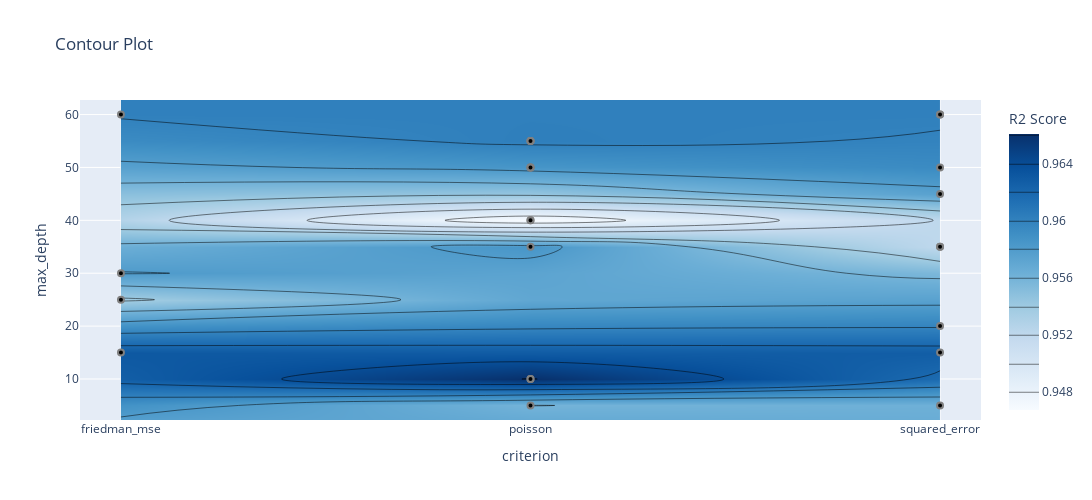
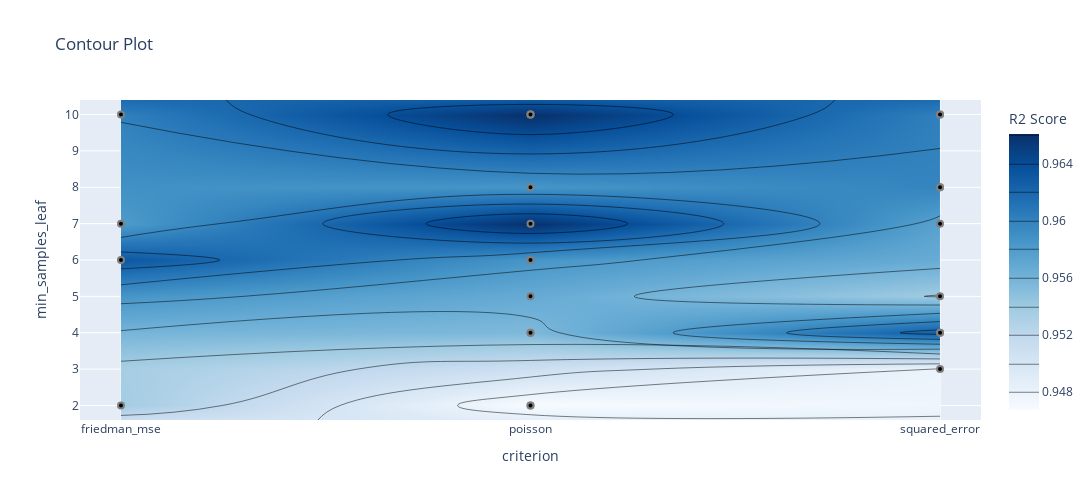
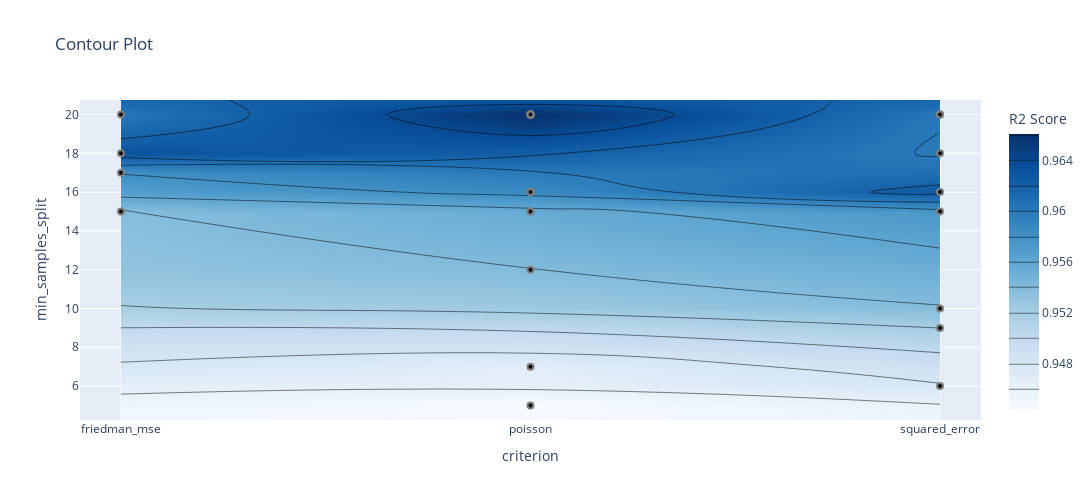
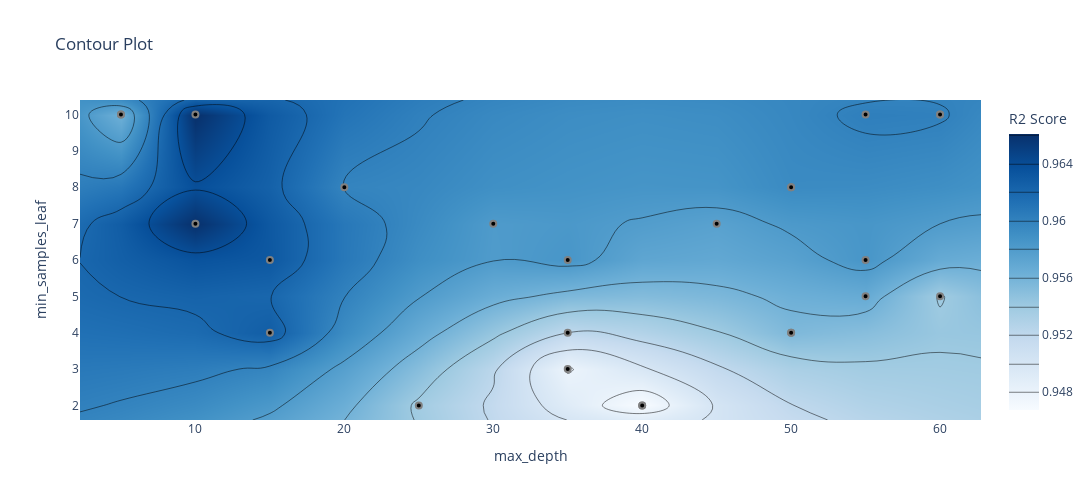

The code cell stored with these charts, in order, in its notebook:
### Markdown cell above
## Every Pair

### Code cell
for first, second in itertools.combinations(params, 2):
    fig = optuna.visualization.plot_contour(loaders["Optuna"].load_study(optuna_best_idx),
                                            params=[first, second], target_name="R2 Score")
    fig.update_layout(autosize=False, width=1500, height=500)
    fig.show()

### Figure 1 — Plotly figure (JSON) as saved in the notebook; plotly's stock layout.template omitted (floating-point values rounded to 4 significant figures)
{"data": [{"colorbar": {"title": {"text": "R2 Score"}}, "colorscale": [[0, "rgb(247,251,255)"], [0.125, "rgb(222,235,247)"], [0.25, "rgb(198,219,239)"], [0.375, "rgb(158,202,225)"], [0.5, "rgb(107,174,214)"], [0.625, "rgb(66,146,198)"], [0.75, "rgb(33,113,181)"], [0.875, "rgb(8,81,156)"], [1, "rgb(8,48,107)"]], "connectgaps": true, "contours": {"coloring": "heatmap"}, "hoverinfo": "none", "line": {"smoothing": 1.3}, "reversescale": false, "type": "contour", "x": ["friedman_mse", "poisson", "squared_error"], "y": [2.25, 5, 10, 15, 20, 25, 30, 35, 40, 45, 50, 55, 60, 62.75], "z": [[null, null, null], [null, 0.956, 0.9563], [null, 0.9661, null], [0.9631, null, 0.9627], [null, null, 0.9599], [0.9537, null, null], [0.9581, null, null], [null, 0.9585, 0.952], [null, 0.9468, null], [null, null, 0.9575], [null, 0.9586, 0.9594], [null, 0.9602, null], [0.9601, null, 0.9601], [null, null, null]]}, {"marker": {"color": "black", "line": {"color": "Gray", "width": 2}}, "mode": "markers", "name": "Feasible Trial", "showlegend": false, "type": "scatter", "x": ["squared_error", "poisson", "poisson", "friedman_mse", "squared_error", "poisson", "squared_error", "poisson", "squared_error", "poisson", "poisson", "squared_error", "squared_error", "friedman_mse", "poisson", "friedman_mse", "squared_error", "poisson", "poisson", "poisson", "squared_error", "poisson", "poisson", "friedman_mse", "squared_error"], "y": [50, 35, 50, 60, 45, 5, 20, 10, 35, 55, 40, 15, 60, 15, 55, 25, 60, 50, 10, 50, 35, 40, 55, 30, 5]}, {"marker": {"color": "#cccccc", "line": {"color": "Gray", "width": 2}}, "mode": "markers", "name": "Infeasible Trial", "showlegend": false, "type": "scatter", "x": [], "y": []}], "layout": {"autosize": false, "height": 500, "title": {"text": "Contour Plot"}, "width": 1500, "xaxis": {"range": [-0.1, 2.1], "title": {"text": "criterion"}, "type": "category"}, "yaxis": {"range": [2.25, 62.75], "title": {"text": "max_depth"}}}}

### Figure 2 — Plotly figure (JSON) as saved in the notebook; plotly's stock layout.template omitted (floating-point values rounded to 4 significant figures)
{"data": [{"colorbar": {"title": {"text": "R2 Score"}}, "colorscale": [[0, "rgb(247,251,255)"], [0.125, "rgb(222,235,247)"], [0.25, "rgb(198,219,239)"], [0.375, "rgb(158,202,225)"], [0.5, "rgb(107,174,214)"], [0.625, "rgb(66,146,198)"], [0.75, "rgb(33,113,181)"], [0.875, "rgb(8,81,156)"], [1, "rgb(8,48,107)"]], "connectgaps": true, "contours": {"coloring": "heatmap"}, "hoverinfo": "none", "line": {"smoothing": 1.3}, "reversescale": false, "type": "contour", "x": ["friedman_mse", "poisson", "squared_error"], "y": [1.6, 2, 3, 4, 5, 6, 7, 8, 10, 10.4], "z": [[null, null, null], [0.9537, 0.9468, null], [null, null, 0.9479], [null, 0.9555, 0.9627], [null, 0.9567, 0.9539], [0.9631, 0.9585, null], [0.9581, 0.966, 0.9575], [null, 0.9586, 0.9599], [0.9601, 0.9661, 0.9601], [null, null, null]]}, {"marker": {"color": "black", "line": {"color": "Gray", "width": 2}}, "mode": "markers", "name": "Feasible Trial", "showlegend": false, "type": "scatter", "x": ["squared_error", "poisson", "poisson", "friedman_mse", "squared_error", "poisson", "squared_error", "poisson", "squared_error", "poisson", "poisson", "squared_error", "squared_error", "friedman_mse", "poisson", "friedman_mse", "squared_error", "poisson", "poisson", "poisson", "squared_error", "poisson", "poisson", "friedman_mse", "squared_error"], "y": [8, 6, 4, 10, 7, 10, 8, 7, 3, 5, 2, 4, 5, 6, 10, 2, 10, 4, 10, 8, 4, 2, 6, 7, 10]}, {"marker": {"color": "#cccccc", "line": {"color": "Gray", "width": 2}}, "mode": "markers", "name": "Infeasible Trial", "showlegend": false, "type": "scatter", "x": [], "y": []}], "layout": {"autosize": false, "height": 500, "title": {"text": "Contour Plot"}, "width": 1500, "xaxis": {"range": [-0.1, 2.1], "title": {"text": "criterion"}, "type": "category"}, "yaxis": {"range": [1.6, 10.4], "title": {"text": "min_samples_leaf"}}}}

### Figure 3 — Plotly figure (JSON) as saved in the notebook; plotly's stock layout.template omitted (floating-point values rounded to 4 significant figures)
{"data": [{"colorbar": {"title": {"text": "R2 Score"}}, "colorscale": [[0, "rgb(247,251,255)"], [0.125, "rgb(222,235,247)"], [0.25, "rgb(198,219,239)"], [0.375, "rgb(158,202,225)"], [0.5, "rgb(107,174,214)"], [0.625, "rgb(66,146,198)"], [0.75, "rgb(33,113,181)"], [0.875, "rgb(8,81,156)"], [1, "rgb(8,48,107)"]], "connectgaps": true, "contours": {"coloring": "heatmap"}, "hoverinfo": "none", "line": {"smoothing": 1.3}, "reversescale": false, "type": "contour", "x": ["friedman_mse", "poisson", "squared_error"], "y": [4.25, 5, 6, 7, 9, 10, 12, 15, 16, 17, 18, 20, 20.75], "z": [[null, null, null], [null, 0.9444, null], [null, null, 0.9479], [null, 0.9468, null], [null, null, 0.952], [null, null, 0.9539], [null, 0.954, null], [0.9537, 0.9555, 0.9575], [null, 0.9586, 0.9627], [0.9581, null, null], [0.9631, null, 0.9599], [0.9601, 0.9661, 0.9601], [null, null, null]]}, {"marker": {"color": "black", "line": {"color": "Gray", "width": 2}}, "mode": "markers", "name": "Feasible Trial", "showlegend": false, "type": "scatter", "x": ["squared_error", "poisson", "poisson", "friedman_mse", "squared_error", "poisson", "squared_error", "poisson", "squared_error", "poisson", "poisson", "squared_error", "squared_error", "friedman_mse", "poisson", "friedman_mse", "squared_error", "poisson", "poisson", "poisson", "squared_error", "poisson", "poisson", "friedman_mse", "squared_error"], "y": [20, 20, 15, 20, 15, 20, 18, 20, 6, 16, 7, 16, 10, 18, 20, 15, 20, 12, 20, 16, 9, 5, 20, 17, 20]}, {"marker": {"color": "#cccccc", "line": {"color": "Gray", "width": 2}}, "mode": "markers", "name": "Infeasible Trial", "showlegend": false, "type": "scatter", "x": [], "y": []}], "layout": {"autosize": false, "height": 500, "title": {"text": "Contour Plot"}, "width": 1500, "xaxis": {"range": [-0.1, 2.1], "title": {"text": "criterion"}, "type": "category"}, "yaxis": {"range": [4.25, 20.75], "title": {"text": "min_samples_split"}}}}

### Figure 4 — Plotly figure (JSON) as saved in the notebook; plotly's stock layout.template omitted (floating-point values rounded to 4 significant figures; data arrays with more than 128 entries replaced by an {"elided": "..."} marker saying what was removed)
{"data": [{"colorbar": {"title": {"text": "R2 Score"}}, "colorscale": [[0, "rgb(247,251,255)"], [0.125, "rgb(222,235,247)"], [0.25, "rgb(198,219,239)"], [0.375, "rgb(158,202,225)"], [0.5, "rgb(107,174,214)"], [0.625, "rgb(66,146,198)"], [0.75, "rgb(33,113,181)"], [0.875, "rgb(8,81,156)"], [1, "rgb(8,48,107)"]], "connectgaps": true, "contours": {"coloring": "heatmap"}, "hoverinfo": "none", "line": {"smoothing": 1.3}, "reversescale": false, "type": "contour", "x": [2.25, 5, 10, 15, 20, 25, 30, 35, 40, 45, 50, 55, 60, 62.75], "y": [1.6, 2, 3, 4, 5, 6, 7, 8, 10, 10.4], "z": {"elided": "10x14 float values"}}, {"marker": {"color": "black", "line": {"color": "Gray", "width": 2}}, "mode": "markers", "name": "Feasible Trial", "showlegend": false, "type": "scatter", "x": [50, 35, 50, 60, 45, 5, 20, 10, 35, 55, 40, 15, 60, 15, 55, 25, 60, 50, 10, 50, 35, 40, 55, 30, 5], "y": [8, 6, 4, 10, 7, 10, 8, 7, 3, 5, 2, 4, 5, 6, 10, 2, 10, 4, 10, 8, 4, 2, 6, 7, 10]}, {"marker": {"color": "#cccccc", "line": {"color": "Gray", "width": 2}}, "mode": "markers", "name": "Infeasible Trial", "showlegend": false, "type": "scatter", "x": [], "y": []}], "layout": {"autosize": false, "height": 500, "title": {"text": "Contour Plot"}, "width": 1500, "xaxis": {"range": [2.25, 62.75], "title": {"text": "max_depth"}}, "yaxis": {"range": [1.6, 10.4], "title": {"text": "min_samples_leaf"}}}}
